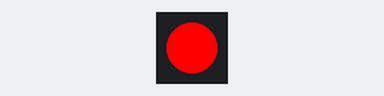
Bench run of a program on a simulated ESP8266 (NodeMCU). On the bench: 1 RGB LEDs in strip order, left to right.

Above: at 0.5 s.
At 1.5 s:
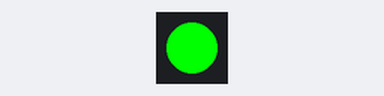
At 2.5 s:
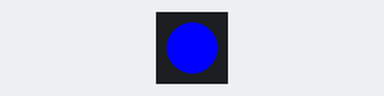
At 3.5 s:
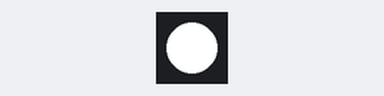
Timing chart, 0 to 5.2 s (numbered marks = the images above):
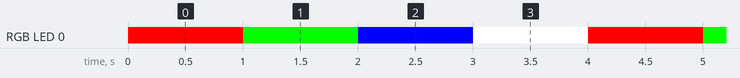

The program:

main.cpp
```cpp
#include <Adafruit_NeoPixel.h>  // WS2812 네오픽셀 라이브러리
#include <Arduino.h>

#define PIN_WS2812 4  // WS2812가 연결된 핀
#define NUMPIXELS 1

// 네오픽셀 객체 생성
Adafruit_NeoPixel pixels(NUMPIXELS, PIN_WS2812, NEO_GRB + NEO_KHZ800);

void setup() {
  // 네오픽셀 초기화
  pixels.begin();
  pixels.clear();
}

void loop() {
  // LED를 빨간색으로 설정한 후 1초 대기
  pixels.setPixelColor(0, pixels.Color(255, 0, 0));
  pixels.show();
  delay(1000);

  // LED를 초록색으로 설정한 후 1초 대기
  pixels.setPixelColor(0, pixels.Color(0, 255, 0));
  pixels.show();
  delay(1000);

  // LED를 파란색으로 설정한 후 1초 대기
  pixels.setPixelColor(0, pixels.Color(0, 0, 255));
  pixels.show();
  delay(1000);

  // LED를 흰색으로 설정한 후 1초 대기
  pixels.setPixelColor(0, pixels.Color(255, 255, 255));
  pixels.show();
  delay(1000);
}
```

Measured:
- by itself, RGB LED 0: repeats every 4.0 s: RGB(0, 255, 0) 1.0 s, RGB(0, 0, 255) 1.0 s, RGB(255, 255, 255) 1.0 s, RGB(255, 0, 0) 1.0 s
- by itself, everything shown: repeats every 4.0 s, in 4 steps
